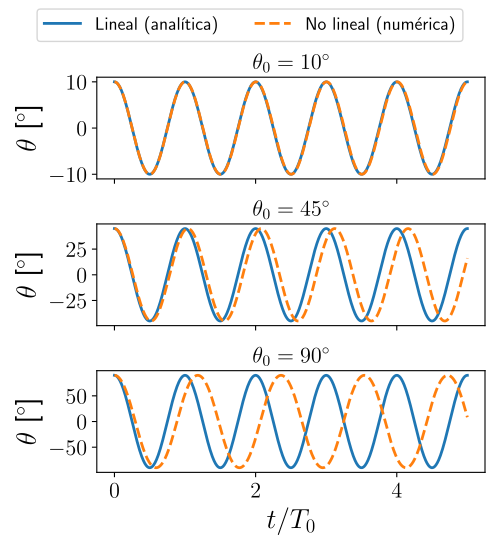

Here is the Python script that generated this plot:
#!/usr/bin/env python3
"""Péndulo simple: aproximación de ángulos pequeños vs. solución numérica.

    theta'' + (g / L) sen(theta) = 0,  theta(0) = theta_0,  theta'(0) = 0

Aproximación analítica (sen theta ~ theta):
    theta(t) = theta_0 cos(omega_0 t),  omega_0 = sqrt(g / L)

Período exacto del péndulo no lineal:
    T = (2 / pi) K(k) T_0,  k = sen(theta_0 / 2),  T_0 = 2 pi / omega_0
con K la integral elíptica completa de primera especie.
"""
import numpy as np
import matplotlib.pyplot as plt
from scipy.integrate import solve_ivp
from scipy.special import ellipk
plt.style.use('../../utils/clases.mplstyle')

g, L = 9.81, 1.0
omega_0 = np.sqrt(g / L)
T_0 = 2 * np.pi / omega_0       # período de la aproximación lineal
t_f = 5 * T_0

def pendulo(t, z):
    theta, omega = z
    return [omega, -(g / L) * np.sin(theta)]

def theta_lineal(t, theta_0):
    return theta_0 * np.cos(omega_0 * t)

t = np.linspace(0, t_f, 1000)
angulos = [10, 45, 90]          # theta_0 en grados

fig, axs = plt.subplots(len(angulos), 1, sharex=True, figsize=(5, 5.5))
for ax, theta_0_deg in zip(axs, angulos):
    theta_0 = np.radians(theta_0_deg)
    sol = solve_ivp(pendulo, [0, t_f], [theta_0, 0.0], t_eval=t,
                    method='DOP853', rtol=1e-10, atol=1e-12)
    ax.plot(t / T_0, np.degrees(theta_lineal(t, theta_0)),
            label='Lineal (analítica)')
    ax.plot(t / T_0, np.degrees(sol.y[0]), '--',
            label='No lineal (numérica)')
    ax.set_ylabel(r"$\theta$ [$^\circ$]")
    ax.set_title(rf"$\theta_0 = {theta_0_deg}^\circ$", fontsize=16)
    error = np.max(np.abs(sol.y[0] - theta_lineal(t, theta_0))) / theta_0
    print(f"theta_0 = {theta_0_deg:3d}°: error relativo máximo = {error:.2%}")

axs[-1].set_xlabel(r"$t / T_0$")
fig.legend(*axs[0].get_legend_handles_labels(), loc='upper center', ncol=2, fontsize=13)
plt.tight_layout(rect=(0, 0, 1, 0.93))
plt.savefig("pendulo.pdf")


# Período en función de la amplitud
def cruce_cero(t, z):
    return z[0]
cruce_cero.terminal = True
cruce_cero.direction = -1

def periodo_numerico(theta_0):
    # Desde el reposo en theta_0, el péndulo tarda T/4 en llegar a theta = 0
    sol = solve_ivp(pendulo, [0, 10 * T_0], [theta_0, 0.0], events=cruce_cero,
                    method='DOP853', rtol=1e-10, atol=1e-12)
    return 4 * sol.t_events[0][0]

theta_e = np.linspace(0.1, 170, 300)            # curva exacta (grados)
T_exacto = 2 / np.pi * ellipk(np.sin(np.radians(theta_e) / 2)**2)
theta_n = np.arange(10, 171, 10)                # puntos numéricos (grados)
T_num = [periodo_numerico(np.radians(th)) / T_0 for th in theta_n]

fig, ax = plt.subplots(figsize=(5, 3.9))
ax.axhline(1, color='tab:blue', label='Lineal: $T = T_0$')
ax.plot(theta_e, T_exacto, color='tab:orange',
        label=r'Exacto: $\frac{2}{\pi} K\left(\sin\frac{\theta_0}{2}\right) T_0$')
ax.plot(theta_n, T_num, 'o', color='tab:green', label='Numérico')
for theta_0_deg in angulos:
    ax.axvline(theta_0_deg, color='gray', ls=':', lw=1)
ax.set_xlabel(r"$\theta_0$ [$^\circ$]")
ax.set_ylabel(r"$T / T_0$")
ax.legend(loc='upper left', fontsize=12)
plt.tight_layout()
plt.savefig("pendulo-periodo.pdf")

for th, Tn in zip(theta_n, T_num):
    T_ex = 2 / np.pi * ellipk(np.sin(np.radians(th) / 2)**2)
    print(f"theta_0 = {th:3d}°: T/T_0 numérico = {Tn:.8f}, exacto = {T_ex:.8f}")
